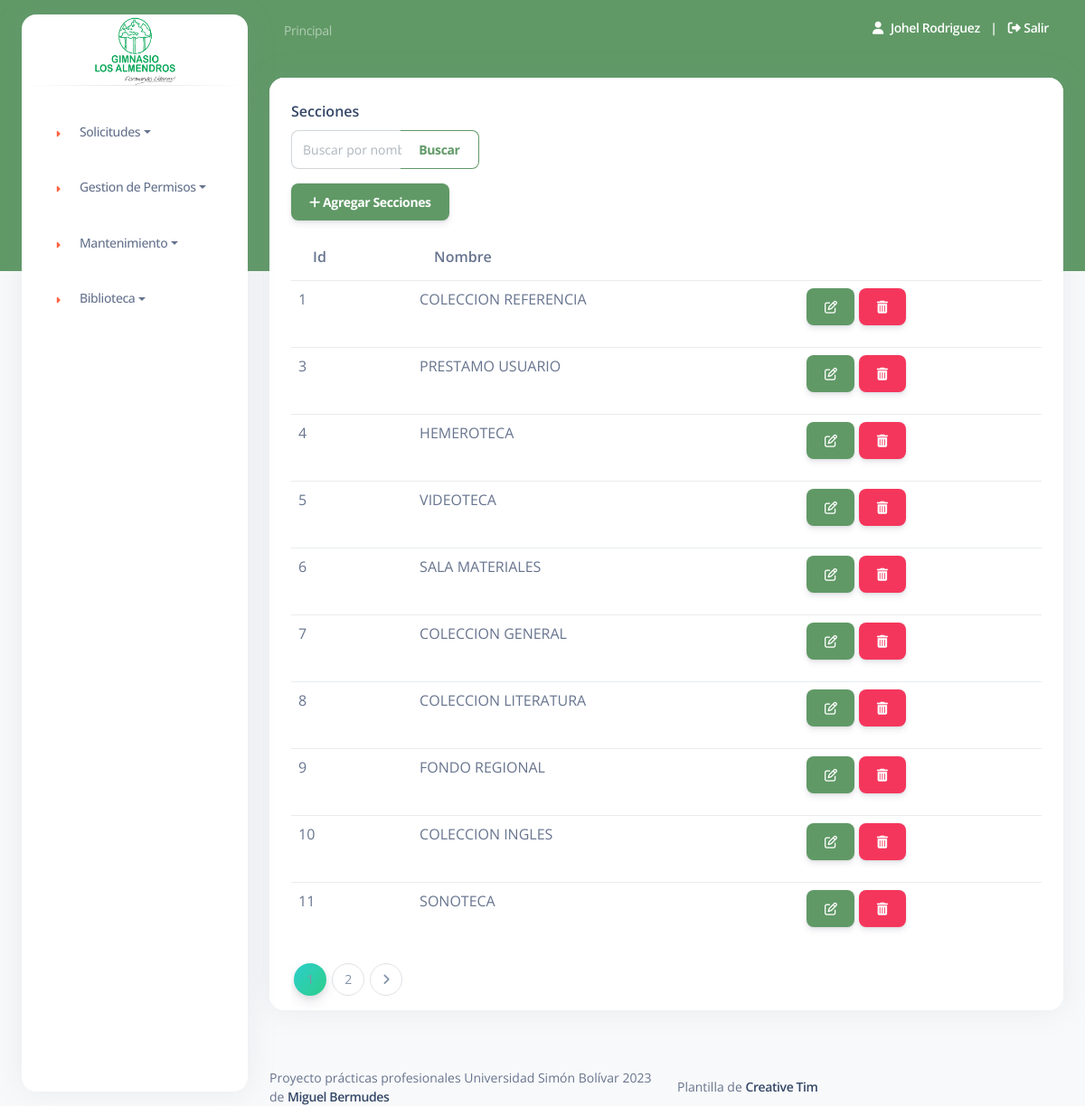
The page /panelseccion.php (signed in) on the database its author committed.
### tables this page shows
CREATE TABLE `seccion` (
  `id` int(11) NOT NULL,
  `descrip` varchar(50) NOT NULL,
  `tipo` varchar(20) NOT NULL
);

### panelseccion.php (the view, shortened to what this page needs)
<?php
include "./php/conexion.php";
$registrosPorPagina = 10;
if (isset($_GET['page'])) {
  $paginaActual = $_GET['page'];
} else {
  $paginaActual = 1;
}
$offset = ($paginaActual - 1) * $registrosPorPagina;
$searchTerm = isset($_GET['search']) ? mysqli_real_escape_string($conexion, $_GET['search']) : '';
$sql = "SELECT * FROM seccion WHERE descrip LIKE '%$searchTerm%' LIMIT $offset, $registrosPorPagina";
$resultado = mysqli_query($conexion, $sql);
$sql2 = "SELECT COUNT(*) AS totalCategorias FROM seccion";
$resultado2 = mysqli_query($conexion, $sql2);
$row = mysqli_fetch_assoc($resultado2);
$totalCategorias = $row['totalCategorias'];
$totalBotones = round($totalCategorias / $registrosPorPagina);
?>
<!DOCTYPE html>
<html lang="en">
<head>
  <link href="./assets/css/nucleo-icons.css" rel="stylesheet" />
  <link href="./assets/css/nucleo-svg.css" rel="stylesheet" />
  <link href="./assets/css/nucleo-svg.css" rel="stylesheet" />
  <link id="pagestyle" href="./assets/css/argon-dashboard.css?v=2.0.4" rel="stylesheet" />
</head>
<body class="g-sidenav-show bg-gray-100">
  <?php include("./layouts/admin/header.php"); ?>
  <main class="main-content position-relative border-radius-lg ps">
    <?php include("./layouts/header.php"); ?>
    <div class="container-fluid py-4">
      <div class="row">
        <div class="col-12">
          <div class="card mb-4">
            <div class="card-header pb-0">
              <h6>Secciones</h6>
            </div>
            <div class="content-wrapper">
              <div class="content-header">
                <div class="container-fluid">
                  <div class="col-sm-3 text-right">
                    <form method="GET" action="">
                      <div class="input-group mb-3">
                        <input type="text" class="form-control" placeholder="Buscar por nombre" name="search">
                        <button class="btn btn-outline-primary mb-0" type="submit">Buscar</button>
                      </div>
                    </form>
                    <button type="button" title="Agregar Secciones" class="btn btn-primary" data-toggle="modal" data-target="#exampleModal">
                      <i class="fa fa-plus"></i> Agregar Secciones
                    </button>
                  </div>
                </div>
              </div>
            </div>
            <section class="content">
              <div class="container-fluid">
                <div class="table-responsive">
                <table class="table">
                  <thead>
                    <tr>
                      <th>Id</th>
                      <th>Nombre</th>
                      <th></th>
                    </tr>
                  </thead>
                  <tbody>
                    <?php
                    while ($f = mysqli_fetch_array($resultado)) :
                    ?>
                      <tr>
                        <td><?php echo $f['id']; ?></td>
                        <td>
                          <?php echo $f['descrip']; ?>
                        </td>
                        <td>
                          <button class="btn btn-primary btn-small btnEditar" title="Editar Seccion" data-id="<?php echo $f['id']; ?>" data-nombre="<?php echo $f['descrip']; ?>"data-tipo="<?php echo $f['tipo']; ?>" data-toggle="modal" data-target="#modalEditar">
                            <i class="fa fa-edit"></i>
                          </button>
                          <button class="btn btn-danger btn-small btnEliminar" title="Eliminar Seccion" data-id="<?php echo $f['id']; ?>" data-toggle="modal" data-target="#modalEliminar">
                            <i class="fa fa-trash"></i>
                          </button>
                        </td>
                      </tr>
                    <?php
                    endwhile;
                    ?>
                  </tbody>
                </table>
                <nav aria-label="Page navigation example">
                  <ul class="pagination pagination-success">
                    <?php
                    $maxButtons = 4;
                    $start = max(1, $paginaActual - floor($maxButtons / 2));
                    $end = min($start + $maxButtons - 1, $totalBotones);
                    for ($i = $start; $i <= $end; $i++) :
                    ?>
                      <li class="page-item <?php if ($i == $paginaActual) echo 'active'; ?>">
                        <a href="?page=<?php echo $i; ?>&search=" class="page-link"><?php echo $i; ?></a>
                      </li>
                    <?php endfor; ?>
                    <?php if ($paginaActual < $totalCategorias) : ?>
                      <li class="page-item">
                        <a href="?page=<?php echo $paginaActual + 1; ?>&search=" class="page-link" aria-label="Next">
                          <i class="fa fa-angle-right"></i>
                        </a>
                      </li>
                    <?php endif; ?>
                  </ul>
                </nav>
                </div>
              </div>
            </section>
          </div>
        </div>
      </div>
    </div>
    <?php include("./layouts/footer.php"); ?>
  </main>
</body>
</html>

### rows shown on the page
seccion: id "1", descrip "COLECCION REFERENCIA"
seccion: id "3", descrip "PRESTAMO USUARIO"
seccion: id "4", descrip "HEMEROTECA"
seccion: id "5", descrip "VIDEOTECA"
seccion: id "6", descrip "SALA MATERIALES"
seccion: id "7", descrip "COLECCION GENERAL"
seccion: id "8", descrip "COLECCION LITERATURA"
seccion: id "9", descrip "FONDO REGIONAL"
seccion: id "10", descrip "COLECCION INGLES"
seccion: id "11", descrip "SONOTECA"

### other values the page prints
$arregloUsuario['nombre'] "Johel Rodriguez"
